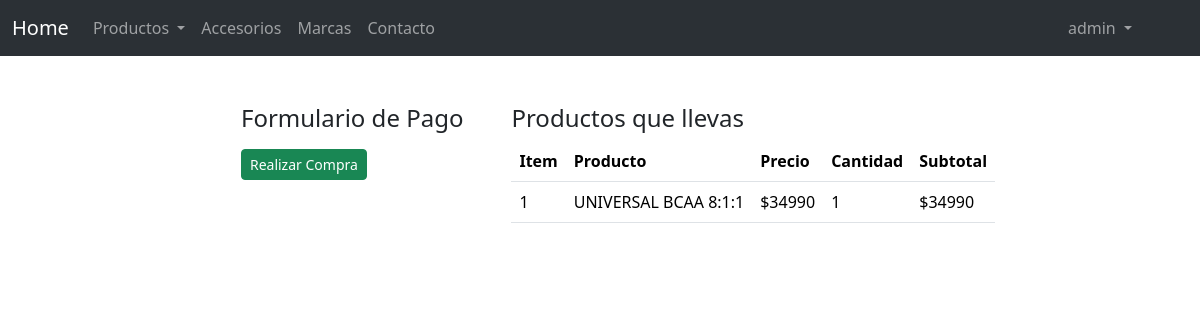
/carrito/finalizar (signed in), run on the app's committed database.
### CarritoApp/models.py (models this page shows, shortened)
class CarritoDetalle(models.Model):
    id_carrito  = models.ForeignKey(Carrito, on_delete=models.CASCADE, null=True, blank=True)
    cliente     = models.ForeignKey(User, on_delete=models.CASCADE, null=True, blank=True)
    linea       = models.IntegerField(default=1)
    id_producto = models.ForeignKey(Producto, on_delete=models.CASCADE, null=True, blank=True)
    precio      = models.IntegerField(default=0)
    cantidad    = models.IntegerField(default=1)
    subtotal    = models.IntegerField(default=0)

### ProductosApp/models.py (models this page shows, shortened)
class Producto(models.Model):
    descripcion   = models.CharField(max_length=100)
    categoria     = models.ForeignKey(Categoria, on_delete=models.CASCADE, null=True, blank=True)
    precio        = models.IntegerField()
    oferta        = models.BooleanField()
    precio_oferta = models.IntegerField()
    activo        = models.BooleanField()

### CarritoApp/views.py (the view)
# urls.py: path('finalizar', pre_finalizar_pedido, name='pre_finalizar_pedido'),
@login_required
def pre_finalizar_pedido(request):
    usuario = request.user
    cliente = User.objects.filter(username=usuario).first()
    if request.method == "POST":
        pass
    carrito = Carrito.objects.filter(cliente = cliente).first()
    detalle = CarritoDetalle.objects.filter(id_carrito = carrito.id, cliente = cliente)
    contexto = {
        "title"           : "Confirmar Compra",
        "carrito_detalle" : detalle,
        "usuario"         : cliente.first_name,
        "total"           : locale.format_string("%d", carrito.total, grouping=True)
    }
    return render(request, "CarritoApp/pre_finalizar.html", contexto)

### proyecto_final/templates/CarritoApp/pre_finalizar.html (shortened to what this page needs)
{% extends "proyecto_final/home.html" %}
{% load static %}
{% block content %}
<main class="d-flex justify-content-center">
    <aside class="mx-4">
        <main class="d-flex flex-column">
            <h4 class="mb-2">Formulario de Pago</h4>
            <form action="#" method="post">
                <input type="submit" value="Realizar Compra" class="btn btn-success btn-sm mt-2 mx-auto">
            </form>
        </main>
    </aside>
    <aside class="mx-4">
        <main class="d-flex flex-column">
            <h4 class="mb-2">Productos que llevas</h4>
            <table class="table mx-auto">
                <thead>
                    <tr>
                        <th>Item</th>
                        <th>Producto</th>
                        <th>Precio</th>
                        <th>Cantidad</th>
                        <th>Subtotal</th>
                    </tr>
                </thead>
                <tbody>
                    {% for item in carrito_detalle %}
                    <tr>
                        <td>{{ item.linea }}</td>
                        <td>{{ item.id_producto.descripcion }}</td>
                        <td>${{ item.precio }}</td>
                        <td>{{ item.cantidad }}</td>
                        <td>${{ item.subtotal }}</td>
                    </tr>
                    {% endfor %}
                </tbody>
            </table>
        </main>
    </aside>
</main>
{% endblock %}

### proyecto_final/templates/proyecto_final/home.html (shortened to what this page needs)
<!DOCTYPE html>
<html lang="en">
<head>
    {% load static %}
    <link href="https://cdn.jsdelivr.net/npm/bootstrap@5.3.1/dist/css/bootstrap.min.css" rel="stylesheet"
>
    <link rel="stylesheet" href="https://cdnjs.cloudflare.com/ajax/libs/font-awesome/6.4.0/css/all.min.css">
    <link href="https://unpkg.com/aos@2.3.1/dist/aos.css" rel="stylesheet">
</head>
<body>
    <nav class="navbar bg-dark navbar-expand-lg bg-body-tertiary" data-bs-theme="dark">
        <div class="container-fluid">
            <a class="navbar-brand" href="{% url 'home_productos' %}">Home</a>
            <div class="collapse navbar-collapse" id="navbarSupportedContent">
                <ul class="navbar-nav me-auto mb-2 mb-lg-0">
                    <li class="nav-item dropdown">
                        <a class="nav-link dropdown-toggle" href="#" role="button" data-bs-toggle="dropdown"
                            aria-expanded="false">
                            Productos
                        </a>
                    </li>
                    <li class="nav-item">
                        <a class="nav-link" aria-current="page" href="#">Accesorios</a>
                    </li>
                    <li class="nav-item">
                        <a class="nav-link" href="#">Marcas</a>
                    </li>
                    <li class="nav-item">
                        <a class="nav-link" href="#">Contacto</a>
                    </li>
                </ul>
                {% if user.is_authenticated %}
                <ul class="navbar-nav me-5 mb-2 mb-lg-0">
                    <li class="nav-item dropdown">
                        <a class="nav-link dropdown-toggle" href="#" role="button" data-bs-toggle="dropdown"
                            aria-expanded="false">
                            {{ user.username }}
                        </a>
                    </li>
                </ul>
                {% else %}
                <a href="{% url 'login' %}" class="btn btn-primary">Cuenta</a>
                {% endif %}
            </div>
        </div>
    </nav>
    <main class="container m-5">
        {% block content %}
        {% endblock %}
    </main>
</body>
</html>

### data on the page
CarritoDetalle: linea "1", id_producto.descripcion "UNIVERSAL BCAA 8:1:1", precio "34990", cantidad "1", subtotal "34990"

### other printed values
{{ user.username }} "admin"
